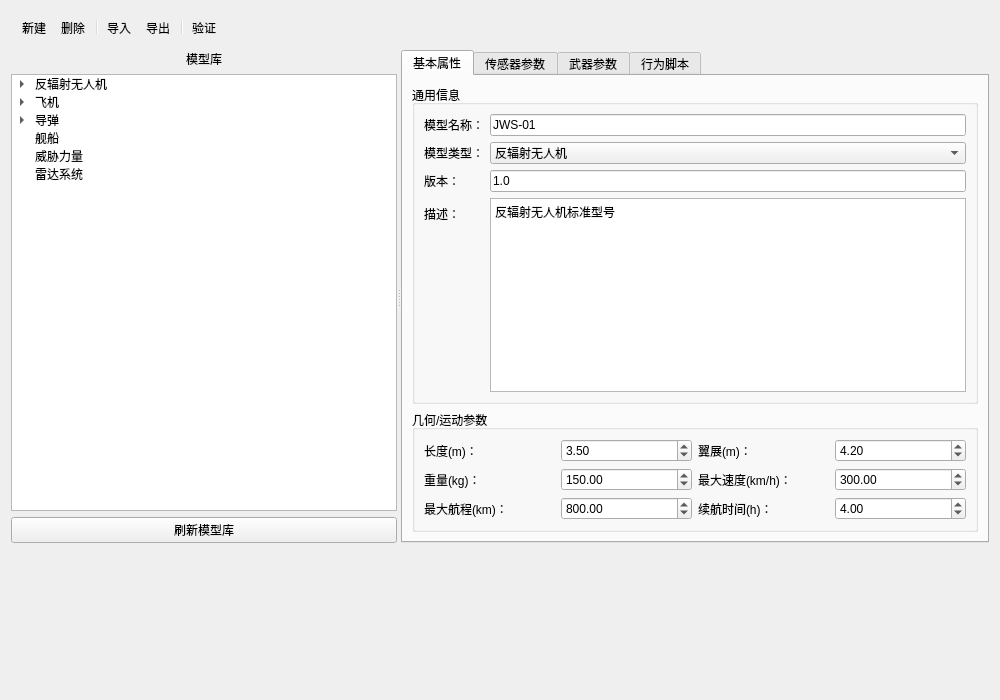
<?xml version="1.0" encoding="UTF-8"?>
<ui version="4.0">
 <class>ModelManagementWidget</class>
 <widget class="QWidget" name="ModelManagementWidget">
  <property name="geometry">
   <rect>
    <x>0</x>
    <y>0</y>
    <width>1000</width>
    <height>700</height>
   </rect>
  </property>
  <property name="windowTitle">
   <string>仿真模型管理</string>
  </property>
  <layout class="QVBoxLayout" name="verticalLayout">
   <!-- 顶部工具栏 -->
   <item>
    <widget class="QToolBar" name="toolBar">
     <property name="iconSize">
      <size>
       <width>24</width>
       <height>24</height>
      </size>
     </property>
     <property name="toolButtonStyle">
      <enum>Qt::ToolButtonTextUnderIcon</enum>
     </property>
     <addaction name="actionNewModel"/>
     <addaction name="actionDeleteModel"/>
     <addaction name="separator"/>
     <addaction name="actionImportModel"/>
     <addaction name="actionExportModel"/>
     <addaction name="separator"/>
     <addaction name="actionValidateModel"/>
    </widget>
   </item>
   <!-- 主分割区域 -->
   <item>
    <widget class="QSplitter" name="splitter">
     <property name="orientation">
      <enum>Qt::Horizontal</enum>
     </property>
     <!-- 左侧模型树区域 -->
     <widget class="QWidget" name="leftWidget" native="true">
      <property name="minimumWidth">
       <number>250</number>
      </property>
      <property name="maximumWidth">
       <number>400</number>
      </property>
      <layout class="QVBoxLayout" name="verticalLayout_2">
       <item>
        <widget class="QLabel" name="labelModelTree">
         <property name="text">
          <string>模型库</string>
         </property>
         <property name="alignment">
          <set>Qt::AlignCenter</set>
         </property>
        </widget>
       </item>
       <item>
        <widget class="QTreeWidget" name="treeModels">
         <property name="headerHidden">
          <bool>true</bool>
         </property>
         <column>
          <property name="text">
           <string>模型</string>
          </property>
         </column>
         <item>
          <property name="text">
           <string>反辐射无人机</string>
          </property>
          <item>
           <property name="text">
            <string>JWS-01</string>
           </property>
          </item>
          <item>
           <property name="text">
            <string>JWS-02</string>
           </property>
          </item>
         </item>
         <item>
          <property name="text">
           <string>飞机</string>
          </property>
          <item>
           <property name="text">
            <string>F-16</string>
           </property>
          </item>
          <item>
           <property name="text">
            <string>Su-35</string>
           </property>
          </item>
         </item>
         <item>
          <property name="text">
           <string>导弹</string>
          </property>
          <item>
           <property name="text">
            <string>AIM-120</string>
           </property>
          </item>
          <item>
           <property name="text">
            <string>S-300</string>
           </property>
          </item>
         </item>
         <item>
          <property name="text">
           <string>舰船</string>
          </property>
         </item>
         <item>
          <property name="text">
           <string>威胁力量</string>
          </property>
         </item>
         <item>
          <property name="text">
           <string>雷达系统</string>
          </property>
         </item>
        </widget>
       </item>
       <item>
        <widget class="QPushButton" name="btnRefresh">
         <property name="text">
          <string>刷新模型库</string>
         </property>
        </widget>
       </item>
      </layout>
     </widget>
     <!-- 右侧属性/脚本编辑区域 -->
     <widget class="QTabWidget" name="tabWidgetModelEdit">
      <property name="currentIndex">
       <number>0</number>
      </property>
      <!-- 基本属性页 -->
      <widget class="QWidget" name="tabBasic">
       <attribute name="title">
        <string>基本属性</string>
       </attribute>
       <layout class="QVBoxLayout" name="verticalLayout_3">
        <item>
         <widget class="QGroupBox" name="groupBoxGeneral">
          <property name="title">
           <string>通用信息</string>
          </property>
          <layout class="QFormLayout" name="formLayout">
           <item row="0" column="0">
            <widget class="QLabel" name="labelModelName">
             <property name="text">
              <string>模型名称：</string>
             </property>
            </widget>
           </item>
           <item row="0" column="1">
            <widget class="QLineEdit" name="editModelName">
             <property name="text">
              <string>JWS-01</string>
             </property>
            </widget>
           </item>
           <item row="1" column="0">
            <widget class="QLabel" name="labelModelType">
             <property name="text">
              <string>模型类型：</string>
             </property>
            </widget>
           </item>
           <item row="1" column="1">
            <widget class="QComboBox" name="comboModelType">
             <item>
              <property name="text">
               <string>反辐射无人机</string>
              </property>
             </item>
             <item>
              <property name="text">
               <string>飞机</string>
              </property>
             </item>
             <item>
              <property name="text">
               <string>导弹</string>
              </property>
             </item>
             <item>
              <property name="text">
               <string>舰船</string>
              </property>
             </item>
             <item>
              <property name="text">
               <string>威胁力量</string>
              </property>
             </item>
             <item>
              <property name="text">
               <string>雷达系统</string>
              </property>
             </item>
            </widget>
           </item>
           <item row="2" column="0">
            <widget class="QLabel" name="labelVersion">
             <property name="text">
              <string>版本：</string>
             </property>
            </widget>
           </item>
           <item row="2" column="1">
            <widget class="QLineEdit" name="editVersion">
             <property name="text">
              <string>1.0</string>
             </property>
            </widget>
           </item>
           <item row="3" column="0">
            <widget class="QLabel" name="labelDescription">
             <property name="text">
              <string>描述：</string>
             </property>
            </widget>
           </item>
           <item row="3" column="1">
            <widget class="QTextEdit" name="textDescription">
             <property name="maximumHeight">
              <number>80</number>
             </property>
             <property name="html">
              <string>&lt;!DOCTYPE HTML PUBLIC &quot;-//W3C//DTD HTML 4.0//EN&quot; &quot;http://www.w3.org/TR/REC-html40/strict.dtd&quot;&gt;
&lt;html&gt;&lt;head&gt;&lt;meta name=&quot;qrichtext&quot; content=&quot;1&quot; /&gt;&lt;style type=&quot;text/css&quot;&gt;
p, li { white-space: pre-wrap; }
&lt;/style&gt;&lt;/head&gt;&lt;body style=&quot; font-family:'SimSun'; font-size:9pt; font-weight:400; font-style:normal;&quot;&gt;
&lt;p style=&quot; margin-top:0px; margin-bottom:0px; margin-left:0px; margin-right:0px; -qt-block-indent:0; text-indent:0px;&quot;&gt;反辐射无人机标准型号&lt;/p&gt;&lt;/body&gt;&lt;/html&gt;</string>
             </property>
            </widget>
           </item>
          </layout>
         </widget>
        </item>
        <item>
         <widget class="QGroupBox" name="groupBoxParameters">
          <property name="title">
           <string>几何/运动参数</string>
          </property>
          <layout class="QGridLayout" name="gridLayout">
           <item row="0" column="0">
            <widget class="QLabel" name="labelLength">
             <property name="text">
              <string>长度(m)：</string>
             </property>
            </widget>
           </item>
           <item row="0" column="1">
            <widget class="QDoubleSpinBox" name="spinLength">
             <property name="maximum">
              <double>100.000000000000000</double>
             </property>
             <property name="value">
              <double>3.500000000000000</double>
             </property>
            </widget>
           </item>
           <item row="0" column="2">
            <widget class="QLabel" name="labelWingspan">
             <property name="text">
              <string>翼展(m)：</string>
             </property>
            </widget>
           </item>
           <item row="0" column="3">
            <widget class="QDoubleSpinBox" name="spinWingspan">
             <property name="maximum">
              <double>100.000000000000000</double>
             </property>
             <property name="value">
              <double>4.200000000000000</double>
             </property>
            </widget>
           </item>
           <item row="1" column="0">
            <widget class="QLabel" name="labelWeight">
             <property name="text">
              <string>重量(kg)：</string>
             </property>
            </widget>
           </item>
           <item row="1" column="1">
            <widget class="QDoubleSpinBox" name="spinWeight">
             <property name="maximum">
              <double>10000.000000000000000</double>
             </property>
             <property name="value">
              <double>150.000000000000000</double>
             </property>
            </widget>
           </item>
           <item row="1" column="2">
            <widget class="QLabel" name="labelMaxSpeed">
             <property name="text">
              <string>最大速度(km/h)：</string>
             </property>
            </widget>
           </item>
           <item row="1" column="3">
            <widget class="QDoubleSpinBox" name="spinMaxSpeed">
             <property name="maximum">
              <double>1000.000000000000000</double>
             </property>
             <property name="value">
              <double>300.000000000000000</double>
             </property>
            </widget>
           </item>
           <item row="2" column="0">
            <widget class="QLabel" name="labelRange">
             <property name="text">
              <string>最大航程(km)：</string>
             </property>
            </widget>
           </item>
           <item row="2" column="1">
            <widget class="QDoubleSpinBox" name="spinRange">
             <property name="maximum">
              <double>5000.000000000000000</double>
             </property>
             <property name="value">
              <double>800.000000000000000</double>
             </property>
            </widget>
           </item>
           <item row="2" column="2">
            <widget class="QLabel" name="labelEndurance">
             <property name="text">
              <string>续航时间(h)：</string>
             </property>
            </widget>
           </item>
           <item row="2" column="3">
            <widget class="QDoubleSpinBox" name="spinEndurance">
             <property name="maximum">
              <double>24.000000000000000</double>
             </property>
             <property name="value">
              <double>4.000000000000000</double>
             </property>
            </widget>
           </item>
          </layout>
         </widget>
        </item>
       </layout>
      </widget>
      <!-- 传感器参数页 -->
      <widget class="QWidget" name="tabSensor">
       <attribute name="title">
        <string>传感器参数</string>
       </attribute>
       <layout class="QVBoxLayout" name="verticalLayout_4">
        <item>
         <widget class="QGroupBox" name="groupBoxSeeker">
          <property name="title">
           <string>导引头</string>
          </property>
          <layout class="QFormLayout" name="formLayout_2">
           <item row="0" column="0">
            <widget class="QLabel" name="labelSeekerType">
             <property name="text">
              <string>导引头类型：</string>
             </property>
            </widget>
           </item>
           <item row="0" column="1">
            <widget class="QComboBox" name="comboSeekerType">
             <item>
              <property name="text">
               <string>被动雷达导引头</string>
              </property>
             </item>
             <item>
              <property name="text">
               <string>主动雷达导引头</string>
              </property>
             </item>
             <item>
              <property name="text">
               <string>红外成像导引头</string>
              </property>
             </item>
             <item>
              <property name="text">
               <string>复合制导</string>
              </property>
             </item>
            </widget>
           </item>
           <item row="1" column="0">
            <widget class="QLabel" name="labelFreqRange">
             <property name="text">
              <string>工作频率(GHz)：</string>
             </property>
            </widget>
           </item>
           <item row="1" column="1">
            <layout class="QHBoxLayout" name="horizontalLayout">
             <item>
              <widget class="QDoubleSpinBox" name="spinFreqMin">
               <property name="minimum">
                <double>0.100000000000000</double>
               </property>
               <property name="maximum">
                <double>100.000000000000000</double>
               </property>
               <property name="value">
                <double>2.000000000000000</double>
               </property>
              </widget>
             </item>
             <item>
              <widget class="QLabel" name="labelTo">
               <property name="text">
                <string>-</string>
               </property>
              </widget>
             </item>
             <item>
              <widget class="QDoubleSpinBox" name="spinFreqMax">
               <property name="minimum">
                <double>0.100000000000000</double>
               </property>
               <property name="maximum">
                <double>100.000000000000000</double>
               </property>
               <property name="value">
                <double>18.000000000000000</double>
               </property>
              </widget>
             </item>
            </layout>
           </item>
           <item row="2" column="0">
            <widget class="QLabel" name="labelDetectionRange">
             <property name="text">
              <string>探测距离(km)：</string>
             </property>
            </widget>
           </item>
           <item row="2" column="1">
            <widget class="QDoubleSpinBox" name="spinDetectionRange">
             <property name="maximum">
              <double>500.000000000000000</double>
             </property>
             <property name="value">
              <double>80.000000000000000</double>
             </property>
            </widget>
           </item>
           <item row="3" column="0">
            <widget class="QLabel" name="labelSensitivity">
             <property name="text">
              <string>灵敏度(dBm)：</string>
             </property>
            </widget>
           </item>
           <item row="3" column="1">
            <widget class="QDoubleSpinBox" name="spinSensitivity">
             <property name="minimum">
              <double>-150.000000000000000</double>
             </property>
             <property name="maximum">
              <double>0.000000000000000</double>
             </property>
             <property name="value">
              <double>-90.000000000000000</double>
             </property>
            </widget>
           </item>
          </layout>
         </widget>
        </item>
       </layout>
      </widget>
      <!-- 武器参数页 -->
      <widget class="QWidget" name="tabWeapon">
       <attribute name="title">
        <string>武器参数</string>
       </attribute>
       <layout class="QVBoxLayout" name="verticalLayout_5">
        <item>
         <widget class="QGroupBox" name="groupBoxWeapon">
          <property name="title">
           <string>战斗部/引信</string>
          </property>
          <layout class="QFormLayout" name="formLayout_3">
           <item row="0" column="0">
            <widget class="QLabel" name="labelWarheadType">
             <property name="text">
              <string>战斗部类型：</string>
             </property>
            </widget>
           </item>
           <item row="0" column="1">
            <widget class="QComboBox" name="comboWarheadType">
             <item>
              <property name="text">
               <string>高爆破片</string>
              </property>
             </item>
             <item>
              <property name="text">
               <string>穿甲</string>
              </property>
             </item>
             <item>
              <property name="text">
               <string>连续杆</string>
              </property>
             </item>
            </widget>
           </item>
           <item row="1" column="0">
            <widget class="QLabel" name="labelWarheadWeight">
             <property name="text">
              <string>战斗部重量(kg)：</string>
             </property>
            </widget>
           </item>
           <item row="1" column="1">
            <widget class="QDoubleSpinBox" name="spinWarheadWeight">
             <property name="maximum">
              <double>500.000000000000000</double>
             </property>
             <property name="value">
              <double>40.000000000000000</double>
             </property>
            </widget>
           </item>
           <item row="2" column="0">
            <widget class="QLabel" name="labelFuzeType">
             <property name="text">
              <string>引信类型：</string>
             </property>
            </widget>
           </item>
           <item row="2" column="1">
            <widget class="QComboBox" name="comboFuzeType">
             <item>
              <property name="text">
               <string>触发</string>
              </property>
             </item>
             <item>
              <property name="text">
               <string>近炸</string>
              </property>
             </item>
             <item>
              <property name="text">
               <string>延时</string>
              </property>
             </item>
             <item>
              <property name="text">
               <string>近炸/触发复合</string>
              </property>
             </item>
            </widget>
           </item>
           <item row="3" column="0">
            <widget class="QLabel" name="labelBurstHeight">
             <property name="text">
              <string>引炸高度范围(m)：</string>
             </property>
            </widget>
           </item>
           <item row="3" column="1">
            <layout class="QHBoxLayout" name="horizontalLayout_2">
             <item>
              <widget class="QDoubleSpinBox" name="spinBurstMin">
               <property name="maximum">
                <double>1000.000000000000000</double>
               </property>
               <property name="value">
                <double>5.000000000000000</double>
               </property>
              </widget>
             </item>
             <item>
              <widget class="QLabel" name="labelTo2">
               <property name="text">
                <string>-</string>
               </property>
              </widget>
             </item>
             <item>
              <widget class="QDoubleSpinBox" name="spinBurstMax">
               <property name="maximum">
                <double>1000.000000000000000</double>
               </property>
               <property name="value">
                <double>50.000000000000000</double>
               </property>
              </widget>
             </item>
            </layout>
           </item>
          </layout>
         </widget>
        </item>
       </layout>
      </widget>
      <!-- 行为脚本页 -->
      <widget class="QWidget" name="tabBehavior">
       <attribute name="title">
        <string>行为脚本</string>
       </attribute>
       <layout class="QVBoxLayout" name="verticalLayout_6">
        <item>
         <widget class="QLabel" name="labelScriptFile">
          <property name="text">
           <string>脚本文件：</string>
          </property>
         </widget>
        </item>
        <item>
         <layout class="QHBoxLayout" name="horizontalLayout_3">
          <item>
           <widget class="QLineEdit" name="editScriptPath">
            <property name="text">
             <string>JWS-01_behavior.lua</string>
            </property>
           </widget>
          </item>
          <item>
           <widget class="QPushButton" name="btnBrowseScript">
            <property name="text">
             <string>浏览</string>
            </property>
           </widget>
          </item>
         </layout>
        </item>
        <item>
         <widget class="QLabel" name="labelScriptContent">
          <property name="text">
           <string>脚本内容：</string>
          </property>
         </widget>
        </item>
        <item>
         <widget class="QPlainTextEdit" name="plainTextScript">
          <property name="font">
           <font>
            <family>Courier New</family>
            <pointsize>10</pointsize>
           </font>
          </property>
          <property name="plainText">
           <string>-- JWS-01 反辐射无人机行为脚本
function on_init()
    state = {mode = "SEARCH"}
    return true
end

function do_step(time, dt)
    -- 每帧执行逻辑
    return true
end

function on_finish()
    return true
end</string>
          </property>
         </widget>
        </item>
       </layout>
      </widget>
     </widget>
    </widget>
   </item>
   <!-- 底部状态栏 -->
   <item>
    <widget class="QStatusBar" name="statusBar">
     <property name="sizeGripEnabled">
      <bool>false</bool>
     </property>
    </widget>
   </item>
  </layout>
  <!-- 动作定义 -->
  <action name="actionNewModel">
   <property name="text">
    <string>新建</string>
   </property>
   <property name="toolTip">
    <string>创建新模型</string>
   </property>
  </action>
  <action name="actionDeleteModel">
   <property name="text">
    <string>删除</string>
   </property>
   <property name="toolTip">
    <string>删除选中模型</string>
   </property>
  </action>
  <action name="actionImportModel">
   <property name="text">
    <string>导入</string>
   </property>
   <property name="toolTip">
    <string>从文件导入模型</string>
   </property>
  </action>
  <action name="actionExportModel">
   <property name="text">
    <string>导出</string>
   </property>
   <property name="toolTip">
    <string>导出选中模型</string>
   </property>
  </action>
  <action name="actionValidateModel">
   <property name="text">
    <string>验证</string>
   </property>
   <property name="toolTip">
    <string>验证模型完整性</string>
   </property>
  </action>
 </widget>
 <resources/>
 <connections/>
</ui>
